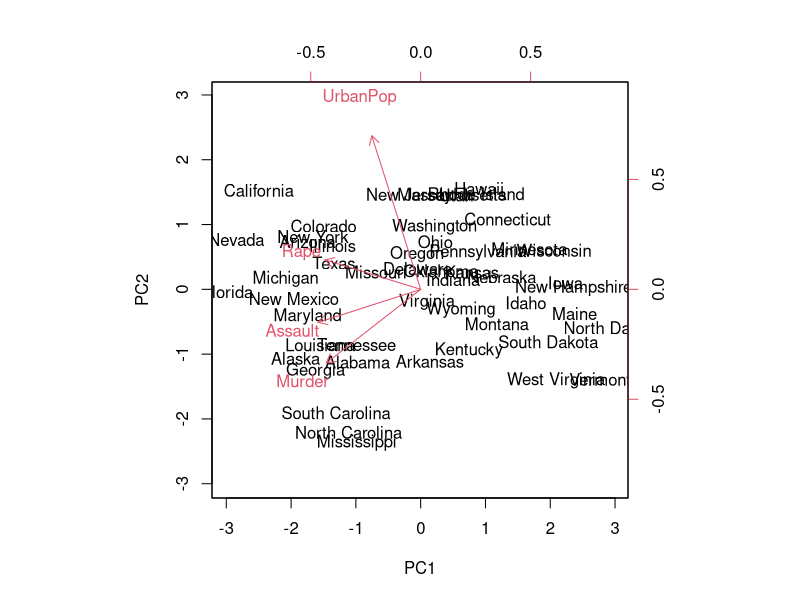
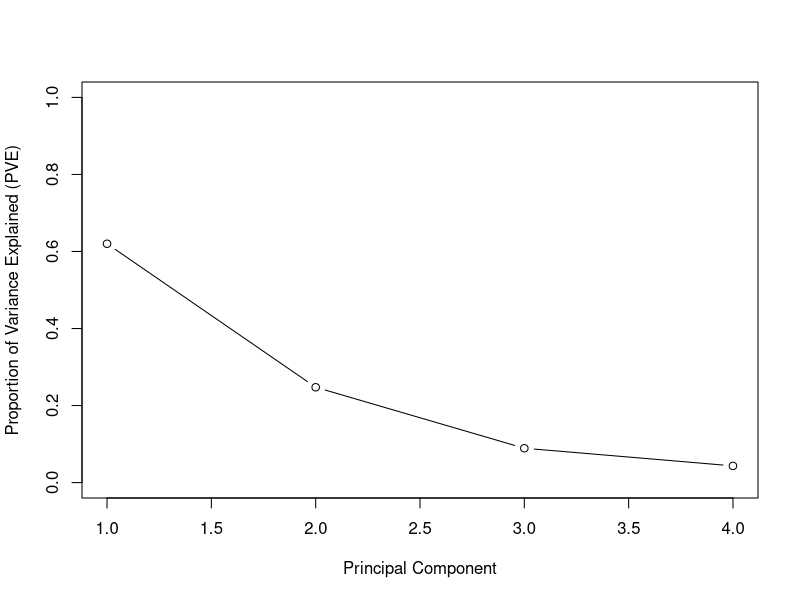
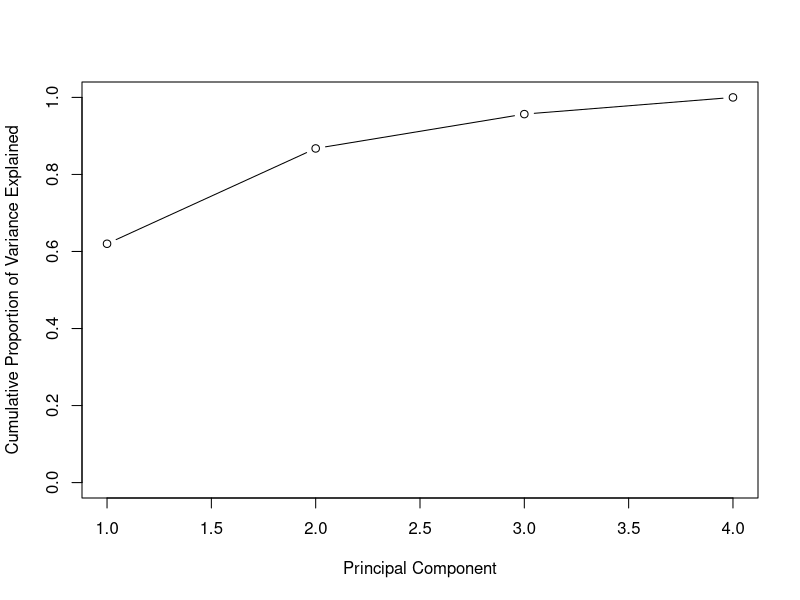

Here is the R script that generated these plots, in order:
## ---- chunk 1
row.names(USArrests)
names(USArrests)
apply(USArrests, 2, mean)
apply(USArrests, 2, var)
## ---- chunk 2
pr.out <- prcomp(USArrests, scale. = TRUE)
names(pr.out)
## ---- chunk 3
pr.out$center
pr.out$scale
## ---- chunk 4
pr.out$rotation
## ---- chunk 5
dim(pr.out$x)
biplot(pr.out, scale = 0)
## ---- chunk 6
pr.var <- pr.out$sdev ^ 2
pve <- pr.var / sum(pr.var)
pve
## ---- chunk 7
plot(pve, xlab = "Principal Component", ylab = "Proportion of Variance Explained (PVE)", ylim = c(0,1), type = 'b')
plot(cumsum(pve), xlab = 'Principal Component', ylab = "Cumulative Proportion of Variance Explained", ylim = c(0,1), type = 'b')
## ---- chunk 8
v <- c(1, 3, 5, 20, -5)
cumsum(v)
